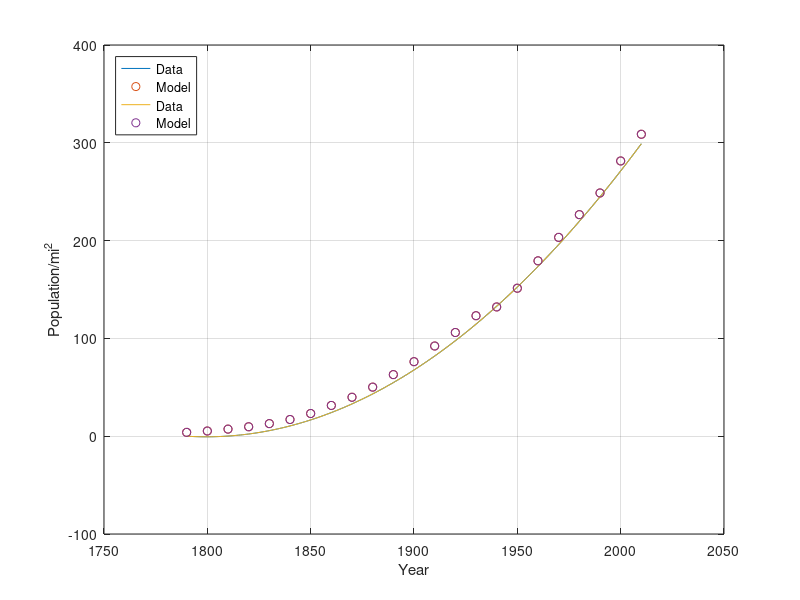

MATLAB code for this plot:
clear; clc; close all;

% Description: Fit a curve to the given data

Y = 1790:10:2010;
P = [3.929 5.308 7.240 9.638 12.866 17.069 23.192 31.443 39.818 50.189 62.980 76.212 92.228 106.022 123.203 132.165 151.326 179.323 203.302 226.542 248.718 281.425 308.746];
pfun = @(t) 0.00676*t.^2 - 0.1280*t;

t = 0:220;
clear; clc; close all;

% Description: Fit a curve to the given data

Y = 1790:10:2010;
P = [3.929 5.308 7.240 9.638 12.866 17.069 23.192 31.443 39.818 50.189 62.980 76.212 92.228 106.022 123.203 132.165 151.326 179.323 203.302 226.542 248.718 281.425 308.746];
pfun = @(t) 0.00676*t.^2 - 0.1280*t;

t = 0:220;

plot(t+1790,pfun(t),'DisplayName','Data')
hold on
plot(Y,P,'o','DisplayName','Model')

xlabel('Year')
ylabel('Population/mi^2')

legend('location','northwest')
grid on


fprintf('Population: 50 Million: %4.0f\n',1790+fzero(@(t) pfun(t)-50,100))
fprintf('Population: 100 Million: %4.0f\n',1790+fzero(@(t) pfun(t)-100,100))
fprintf('Population: 200 Million: %4.0f\n',1790+fzero(@(t) pfun(t)-200,100))

fprintf('The population will exceed 300 Million by %4.0f\n',1790+fzero(@(t) pfun(t)-330,100))
plot(t+1790,pfun(t),'DisplayName','Data')
hold on
plot(Y,P,'o','DisplayName','Model')

xlabel('Year')
ylabel('Population/mi^2')

legend('location','northwest')
grid on


fprintf('Population: 50 Million: %4.0f\n',1790+fzero(@(t) pfun(t)-50,100))
fprintf('Population: 100 Million: %4.0f\n',1790+fzero(@(t) pfun(t)-100,100))
fprintf('Population: 200 Million: %4.0f\n',1790+fzero(@(t) pfun(t)-200,100))

fprintf('The population will exceed 300 Million by %4.0f\n',1790+fzero(@(t) pfun(t)-330,100))
